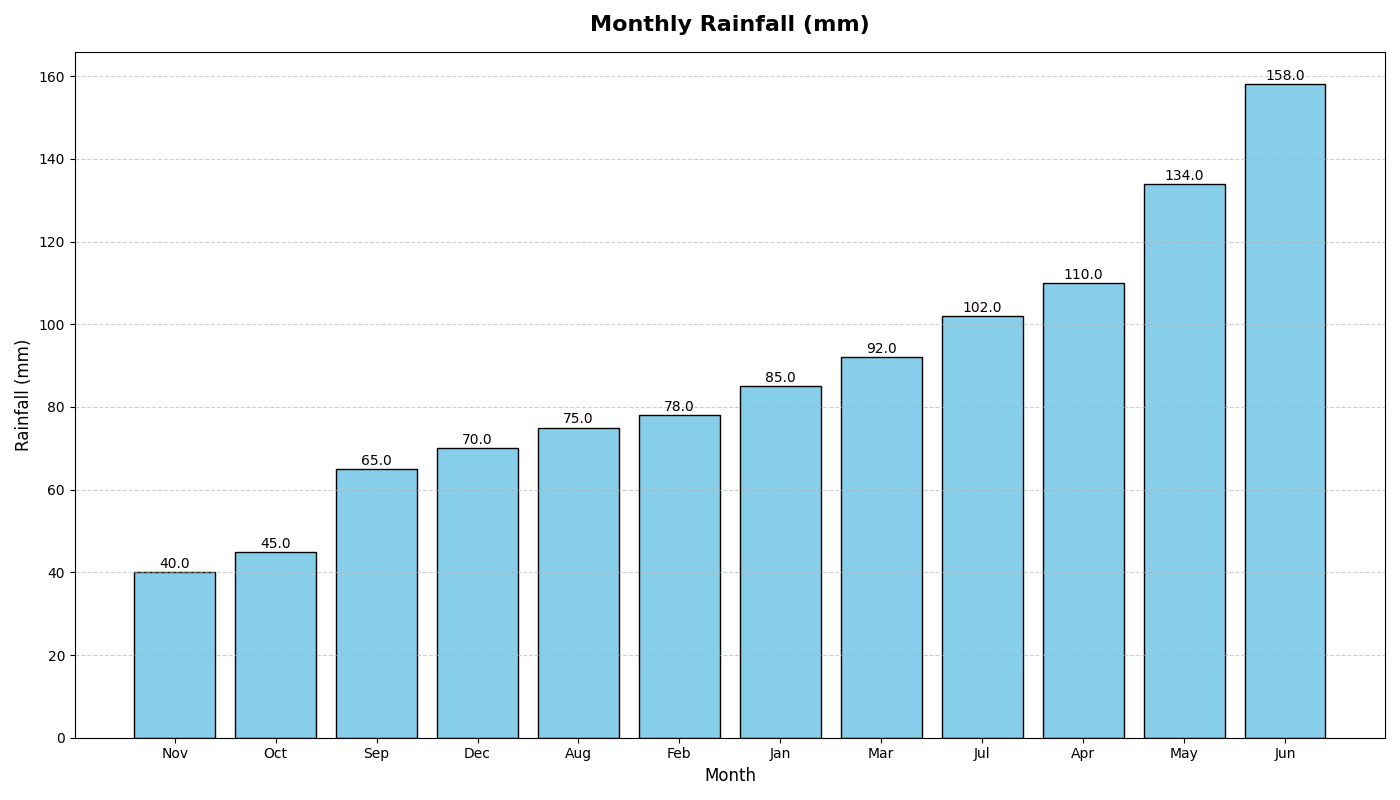

Generate this figure with Python:
import matplotlib.pyplot as plt
import numpy as np

months = np.arange(1, 13)
rainfall = np.array([85, 78, 92, 110, 134, 158, 102, 75, 65, 45, 40, 70])

sorted_indices = np.argsort(rainfall)
sorted_rainfall = rainfall[sorted_indices]
sorted_month_labels = np.array(['Jan', 'Feb', 'Mar', 'Apr', 'May', 'Jun', 'Jul', 'Aug', 'Sep', 'Oct', 'Nov', 'Dec'])[sorted_indices]

fig, ax = plt.subplots(figsize=(14, 8))

ax.bar(sorted_month_labels, sorted_rainfall, color='skyblue', edgecolor='black')

for bar in ax.containers[0]:
    height = bar.get_height()
    ax.annotate(f'{height:.1f}', xy=(bar.get_x() + bar.get_width() / 2, height), 
                xytext=(0, 3), textcoords='offset points', ha='center', fontsize=10, color='black')

ax.set_title("Monthly Rainfall (mm)", fontsize=16, fontweight='bold', pad=15)
ax.set_xlabel("Month", fontsize=12)
ax.set_ylabel("Rainfall (mm)", fontsize=12)

ax.grid(axis='y', linestyle='--', alpha=0.6)

plt.tight_layout()
plt.show()
